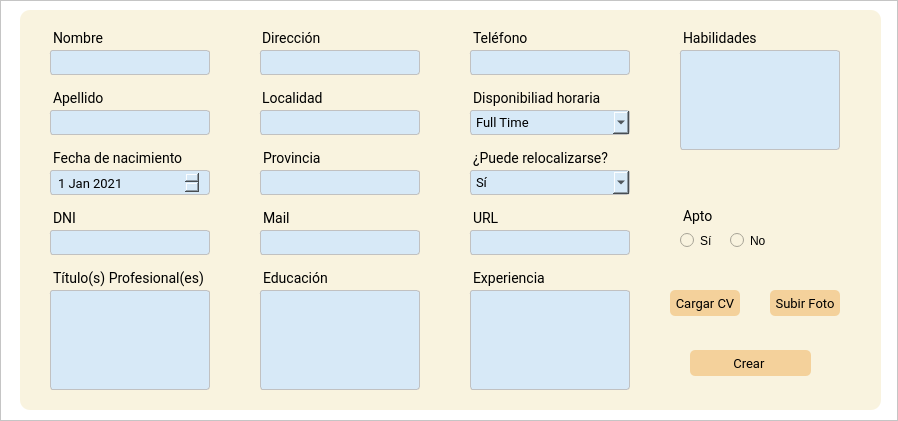
<?xml version="1.0" encoding="UTF-8"?>
<ui version="4.0">
 <class>MainWindow</class>
 <widget class="QMainWindow" name="MainWindow">
  <property name="geometry">
   <rect>
    <x>0</x>
    <y>0</y>
    <width>898</width>
    <height>421</height>
   </rect>
  </property>
  <property name="maximumSize">
   <size>
    <width>898</width>
    <height>421</height>
   </size>
  </property>
  <property name="windowTitle">
   <string>MainWindow</string>
  </property>
  <widget class="QWidget" name="centralwidget">
   <layout class="QVBoxLayout" name="verticalLayout">
    <property name="spacing">
     <number>0</number>
    </property>
    <property name="leftMargin">
     <number>0</number>
    </property>
    <property name="topMargin">
     <number>0</number>
    </property>
    <property name="rightMargin">
     <number>0</number>
    </property>
    <property name="bottomMargin">
     <number>0</number>
    </property>
    <item>
     <widget class="QFrame" name="frame_2">
      <property name="minimumSize">
       <size>
        <width>0</width>
        <height>300</height>
       </size>
      </property>
      <property name="maximumSize">
       <size>
        <width>16777215</width>
        <height>16777215</height>
       </size>
      </property>
      <property name="styleSheet">
       <string notr="true">background: #fff;
</string>
      </property>
      <property name="frameShape">
       <enum>QFrame::StyledPanel</enum>
      </property>
      <property name="frameShadow">
       <enum>QFrame::Raised</enum>
      </property>
      <widget class="QFrame" name="frame_3">
       <property name="geometry">
        <rect>
         <x>20</x>
         <y>10</y>
         <width>861</width>
         <height>400</height>
        </rect>
       </property>
       <property name="maximumSize">
        <size>
         <width>16777215</width>
         <height>400</height>
        </size>
       </property>
       <property name="styleSheet">
        <string notr="true">border-radius: 10px;
background-color: #F9F3DF;
</string>
       </property>
       <property name="frameShape">
        <enum>QFrame::StyledPanel</enum>
       </property>
       <property name="frameShadow">
        <enum>QFrame::Raised</enum>
       </property>
       <widget class="QLabel" name="label_mail">
        <property name="geometry">
         <rect>
          <x>230</x>
          <y>190</y>
          <width>158</width>
          <height>27</height>
         </rect>
        </property>
        <property name="maximumSize">
         <size>
          <width>500</width>
          <height>16777215</height>
         </size>
        </property>
        <property name="font">
         <font>
          <family>Roboto</family>
          <pointsize>-1</pointsize>
         </font>
        </property>
        <property name="styleSheet">
         <string notr="true">font-family: Roboto;
font-size: 14px;
margin-top:10px;
margin-left:10px

</string>
        </property>
        <property name="text">
         <string>Mail</string>
        </property>
       </widget>
       <widget class="QLabel" name="label_localidad">
        <property name="geometry">
         <rect>
          <x>229</x>
          <y>70</y>
          <width>90</width>
          <height>27</height>
         </rect>
        </property>
        <property name="maximumSize">
         <size>
          <width>90</width>
          <height>16777215</height>
         </size>
        </property>
        <property name="font">
         <font>
          <family>Roboto</family>
          <pointsize>-1</pointsize>
         </font>
        </property>
        <property name="styleSheet">
         <string notr="true">font-family: Roboto;
font-size: 14px;
color: #000;
margin-top:10px;
margin-left:10px

</string>
        </property>
        <property name="text">
         <string>Localidad</string>
        </property>
       </widget>
       <widget class="QLineEdit" name="apellido_input">
        <property name="geometry">
         <rect>
          <x>20</x>
          <y>100</y>
          <width>170</width>
          <height>25</height>
         </rect>
        </property>
        <property name="minimumSize">
         <size>
          <width>0</width>
          <height>0</height>
         </size>
        </property>
        <property name="maximumSize">
         <size>
          <width>16777215</width>
          <height>25</height>
         </size>
        </property>
        <property name="styleSheet">
         <string notr="true">QLineEdit{
background-color: #D7E9F7;
border: 0.5px solid #c1c1c1;
border-radius: 3px;
padding: 4 5px;
color: #e9e9;
font-family:Roboto;
font-size:13px;
font-weight: 400;
margin-left: 10px;

}
</string>
        </property>
        <property name="placeholderText">
         <string/>
        </property>
       </widget>
       <widget class="QLabel" name="label_apellido">
        <property name="geometry">
         <rect>
          <x>20</x>
          <y>70</y>
          <width>67</width>
          <height>27</height>
         </rect>
        </property>
        <property name="font">
         <font>
          <family>Roboto</family>
          <pointsize>-1</pointsize>
         </font>
        </property>
        <property name="styleSheet">
         <string notr="true">font-family: Roboto;
font-size: 14px;
margin-top:10px;
margin-left:10px

</string>
        </property>
        <property name="text">
         <string>Apellido</string>
        </property>
       </widget>
       <widget class="QLabel" name="label_direccion">
        <property name="geometry">
         <rect>
          <x>229</x>
          <y>10</y>
          <width>90</width>
          <height>27</height>
         </rect>
        </property>
        <property name="maximumSize">
         <size>
          <width>90</width>
          <height>16777215</height>
         </size>
        </property>
        <property name="font">
         <font>
          <family>Roboto</family>
          <pointsize>-1</pointsize>
         </font>
        </property>
        <property name="styleSheet">
         <string notr="true">font-family: Roboto;
font-size: 14px;
margin-top:10px;
margin-left:10px

</string>
        </property>
        <property name="text">
         <string>Dirección</string>
        </property>
       </widget>
       <widget class="QLabel" name="label_nombre">
        <property name="geometry">
         <rect>
          <x>20</x>
          <y>10</y>
          <width>71</width>
          <height>27</height>
         </rect>
        </property>
        <property name="font">
         <font>
          <family>Roboto</family>
          <pointsize>-1</pointsize>
         </font>
        </property>
        <property name="styleSheet">
         <string notr="true">font-family: Roboto;
font-size: 14px;
margin-top:10px;
margin-left:10px

</string>
        </property>
        <property name="text">
         <string>Nombre</string>
        </property>
       </widget>
       <widget class="QLineEdit" name="nombre_input">
        <property name="geometry">
         <rect>
          <x>20</x>
          <y>40</y>
          <width>170</width>
          <height>25</height>
         </rect>
        </property>
        <property name="minimumSize">
         <size>
          <width>0</width>
          <height>0</height>
         </size>
        </property>
        <property name="maximumSize">
         <size>
          <width>16777215</width>
          <height>25</height>
         </size>
        </property>
        <property name="styleSheet">
         <string notr="true">QLineEdit{
background-color: #D7E9F7;
border: 0.5px solid #c1c1c1;
border-radius: 3px;
padding: 4 5px;
color: #e9e9;
font-family:Roboto;
font-size:13px;
font-weight: 400;
margin-left: 10px;

}
</string>
        </property>
        <property name="text">
         <string/>
        </property>
        <property name="placeholderText">
         <string/>
        </property>
       </widget>
       <widget class="QLabel" name="label_dni">
        <property name="geometry">
         <rect>
          <x>20</x>
          <y>190</y>
          <width>71</width>
          <height>27</height>
         </rect>
        </property>
        <property name="font">
         <font>
          <family>Roboto</family>
          <pointsize>-1</pointsize>
         </font>
        </property>
        <property name="styleSheet">
         <string notr="true">font-family: Roboto;
font-size: 14px;
margin-top:10px;
margin-left:10px

</string>
        </property>
        <property name="text">
         <string>DNI</string>
        </property>
       </widget>
       <widget class="QLabel" name="label_nacimiento">
        <property name="geometry">
         <rect>
          <x>20</x>
          <y>130</y>
          <width>151</width>
          <height>27</height>
         </rect>
        </property>
        <property name="font">
         <font>
          <family>Roboto</family>
          <pointsize>-1</pointsize>
         </font>
        </property>
        <property name="styleSheet">
         <string notr="true">font-family: Roboto;
font-size: 14px;
margin-top:10px;
margin-left:10px

</string>
        </property>
        <property name="text">
         <string>Fecha de nacimiento</string>
        </property>
       </widget>
       <widget class="QLineEdit" name="provincia_input">
        <property name="geometry">
         <rect>
          <x>230</x>
          <y>160</y>
          <width>170</width>
          <height>25</height>
         </rect>
        </property>
        <property name="minimumSize">
         <size>
          <width>0</width>
          <height>0</height>
         </size>
        </property>
        <property name="maximumSize">
         <size>
          <width>16777215</width>
          <height>25</height>
         </size>
        </property>
        <property name="styleSheet">
         <string notr="true">
background-color: #D7E9F7;
border: 0.5px solid #c1c1c1;
border-radius: 3px;
padding: 4 5px;
color: #000;
font-family:Roboto;
font-size:13px;
font-weight: 400;
margin-left: 10px;

</string>
        </property>
        <property name="placeholderText">
         <string/>
        </property>
       </widget>
       <widget class="QLabel" name="label_provincia">
        <property name="geometry">
         <rect>
          <x>230</x>
          <y>130</y>
          <width>84</width>
          <height>27</height>
         </rect>
        </property>
        <property name="font">
         <font>
          <family>Roboto</family>
          <pointsize>-1</pointsize>
         </font>
        </property>
        <property name="styleSheet">
         <string notr="true">font-family: Roboto;
font-size: 14px;
margin-top:10px;
margin-left:10px

</string>
        </property>
        <property name="text">
         <string>Provincia</string>
        </property>
       </widget>
       <widget class="QDateEdit" name="nacimiento_date">
        <property name="geometry">
         <rect>
          <x>20</x>
          <y>160</y>
          <width>170</width>
          <height>25</height>
         </rect>
        </property>
        <property name="styleSheet">
         <string notr="true">
background-color: #D7E9F7;
border: 0.5px solid #c1c1c1;
border-radius: 3px;
padding: 4 5px;
color: #000;
font-family:Roboto;
font-size:13px;
font-weight: 400;
margin-left: 10px;

</string>
        </property>
        <property name="dateTime">
         <datetime>
          <hour>0</hour>
          <minute>0</minute>
          <second>0</second>
          <year>2021</year>
          <month>1</month>
          <day>1</day>
         </datetime>
        </property>
       </widget>
       <widget class="QLineEdit" name="localidad_input">
        <property name="geometry">
         <rect>
          <x>230</x>
          <y>100</y>
          <width>170</width>
          <height>25</height>
         </rect>
        </property>
        <property name="minimumSize">
         <size>
          <width>0</width>
          <height>0</height>
         </size>
        </property>
        <property name="maximumSize">
         <size>
          <width>16777215</width>
          <height>25</height>
         </size>
        </property>
        <property name="styleSheet">
         <string notr="true">
background-color: #D7E9F7;
border: 0.5px solid #c1c1c1;
border-radius: 3px;
padding: 4 5px;
color: #000;
font-family:Roboto;
font-size:13px;
font-weight: 400;
margin-left: 10px;

</string>
        </property>
        <property name="placeholderText">
         <string/>
        </property>
       </widget>
       <widget class="QLineEdit" name="mail_input">
        <property name="geometry">
         <rect>
          <x>230</x>
          <y>220</y>
          <width>170</width>
          <height>25</height>
         </rect>
        </property>
        <property name="minimumSize">
         <size>
          <width>0</width>
          <height>0</height>
         </size>
        </property>
        <property name="maximumSize">
         <size>
          <width>16777215</width>
          <height>25</height>
         </size>
        </property>
        <property name="styleSheet">
         <string notr="true">
background-color: #D7E9F7;
border: 0.5px solid #c1c1c1;
border-radius: 3px;
padding: 4 5px;
color: #000;
font-family:Roboto;
font-size:13px;
font-weight: 400;
margin-left: 10px;

</string>
        </property>
        <property name="text">
         <string/>
        </property>
        <property name="echoMode">
         <enum>QLineEdit::Normal</enum>
        </property>
        <property name="placeholderText">
         <string/>
        </property>
       </widget>
       <widget class="QLineEdit" name="dni_input">
        <property name="geometry">
         <rect>
          <x>20</x>
          <y>220</y>
          <width>170</width>
          <height>25</height>
         </rect>
        </property>
        <property name="minimumSize">
         <size>
          <width>0</width>
          <height>0</height>
         </size>
        </property>
        <property name="maximumSize">
         <size>
          <width>16777215</width>
          <height>25</height>
         </size>
        </property>
        <property name="styleSheet">
         <string notr="true">QLineEdit{
background-color: #D7E9F7;
border: 0.5px solid #c1c1c1;
border-radius: 3px;
padding: 4 5px;
color: #e9e9;
font-family:Roboto;
font-size:13px;
font-weight: 400;
margin-left: 10px;

}
</string>
        </property>
        <property name="placeholderText">
         <string/>
        </property>
       </widget>
       <widget class="QPushButton" name="crear_btn">
        <property name="geometry">
         <rect>
          <x>670</x>
          <y>340</y>
          <width>121</width>
          <height>26</height>
         </rect>
        </property>
        <property name="font">
         <font>
          <family>Roboto</family>
          <pointsize>-1</pointsize>
         </font>
        </property>
        <property name="cursor">
         <cursorShape>PointingHandCursor</cursorShape>
        </property>
        <property name="styleSheet">
         <string notr="true">QPushButton{
background-color: #F4D19B;
border-radius:5px;
font-family:Roboto;
font-size: 13px

}
QPushButton:hover{
background-color: rgba(71, 71, 103,180);
}</string>
        </property>
        <property name="text">
         <string>Crear </string>
        </property>
       </widget>
       <widget class="QLineEdit" name="direccion_input">
        <property name="geometry">
         <rect>
          <x>230</x>
          <y>40</y>
          <width>170</width>
          <height>25</height>
         </rect>
        </property>
        <property name="minimumSize">
         <size>
          <width>0</width>
          <height>0</height>
         </size>
        </property>
        <property name="maximumSize">
         <size>
          <width>16777215</width>
          <height>25</height>
         </size>
        </property>
        <property name="styleSheet">
         <string notr="true">
background-color: #D7E9F7;
border: 0.5px solid #c1c1c1;
border-radius: 3px;
padding: 4 5px;
color: #000;
font-family:Roboto;
font-size:13px;
font-weight: 400;
margin-left: 10px;

</string>
        </property>
        <property name="text">
         <string/>
        </property>
        <property name="placeholderText">
         <string/>
        </property>
       </widget>
       <widget class="QLabel" name="label_telefono">
        <property name="geometry">
         <rect>
          <x>440</x>
          <y>10</y>
          <width>90</width>
          <height>27</height>
         </rect>
        </property>
        <property name="maximumSize">
         <size>
          <width>90</width>
          <height>16777215</height>
         </size>
        </property>
        <property name="font">
         <font>
          <family>Roboto</family>
          <pointsize>-1</pointsize>
         </font>
        </property>
        <property name="styleSheet">
         <string notr="true">font-family: Roboto;
font-size: 14px;
margin-top:10px;
margin-left:10px

</string>
        </property>
        <property name="text">
         <string>Teléfono</string>
        </property>
       </widget>
       <widget class="QLineEdit" name="telefono_input">
        <property name="geometry">
         <rect>
          <x>440</x>
          <y>40</y>
          <width>170</width>
          <height>25</height>
         </rect>
        </property>
        <property name="minimumSize">
         <size>
          <width>0</width>
          <height>0</height>
         </size>
        </property>
        <property name="maximumSize">
         <size>
          <width>16777215</width>
          <height>25</height>
         </size>
        </property>
        <property name="styleSheet">
         <string notr="true">
background-color: #D7E9F7;
border: 0.5px solid #c1c1c1;
border-radius: 3px;
padding: 4 5px;
color: #000;
font-family:Roboto;
font-size:13px;
font-weight: 400;
margin-left: 10px;

</string>
        </property>
        <property name="text">
         <string/>
        </property>
        <property name="placeholderText">
         <string/>
        </property>
       </widget>
       <widget class="QLabel" name="label_educacion">
        <property name="geometry">
         <rect>
          <x>230</x>
          <y>250</y>
          <width>90</width>
          <height>27</height>
         </rect>
        </property>
        <property name="maximumSize">
         <size>
          <width>90</width>
          <height>16777215</height>
         </size>
        </property>
        <property name="font">
         <font>
          <family>Roboto</family>
          <pointsize>-1</pointsize>
         </font>
        </property>
        <property name="styleSheet">
         <string notr="true">font-family: Roboto;
font-size: 14px;
margin-top:10px;
margin-left:10px

</string>
        </property>
        <property name="text">
         <string>Educación </string>
        </property>
       </widget>
       <widget class="QLabel" name="label_disponibilidadHoraria">
        <property name="geometry">
         <rect>
          <x>440</x>
          <y>70</y>
          <width>151</width>
          <height>27</height>
         </rect>
        </property>
        <property name="font">
         <font>
          <family>Roboto</family>
          <pointsize>-1</pointsize>
         </font>
        </property>
        <property name="styleSheet">
         <string notr="true">font-family: Roboto;
font-size: 14px;
margin-top:10px;
margin-left:10px

</string>
        </property>
        <property name="text">
         <string>Disponibiliad horaria</string>
        </property>
       </widget>
       <widget class="QComboBox" name="comboBox">
        <property name="geometry">
         <rect>
          <x>440</x>
          <y>100</y>
          <width>170</width>
          <height>25</height>
         </rect>
        </property>
        <property name="styleSheet">
         <string notr="true">
background-color: #D7E9F7;
border: 0.5px solid #c1c1c1;
border-radius: 3px;
padding: 4 5px;
color: #000;
font-family:Roboto;
font-size:13px;
font-weight: 400;
margin-left: 10px;

</string>
        </property>
        <item>
         <property name="text">
          <string>Full Time</string>
         </property>
        </item>
        <item>
         <property name="text">
          <string>Part Time</string>
         </property>
        </item>
       </widget>
       <widget class="QComboBox" name="comboBox_relocalizarse">
        <property name="geometry">
         <rect>
          <x>440</x>
          <y>160</y>
          <width>170</width>
          <height>25</height>
         </rect>
        </property>
        <property name="styleSheet">
         <string notr="true">
background-color: #D7E9F7;
border: 0.5px solid #c1c1c1;
border-radius: 3px;
padding: 4 5px;
color: #000;
font-family:Roboto;
font-size:13px;
font-weight: 400;
margin-left: 10px;


</string>
        </property>
        <item>
         <property name="text">
          <string>Sí</string>
         </property>
        </item>
        <item>
         <property name="text">
          <string>No</string>
         </property>
        </item>
       </widget>
       <widget class="QLabel" name="label_relocalizarse">
        <property name="geometry">
         <rect>
          <x>440</x>
          <y>130</y>
          <width>171</width>
          <height>27</height>
         </rect>
        </property>
        <property name="font">
         <font>
          <family>Roboto</family>
          <pointsize>-1</pointsize>
         </font>
        </property>
        <property name="styleSheet">
         <string notr="true">font-family: Roboto;
font-size: 14px;
margin-top:10px;
margin-left:10px

</string>
        </property>
        <property name="text">
         <string>¿Puede relocalizarse?</string>
        </property>
       </widget>
       <widget class="QLabel" name="label_url">
        <property name="geometry">
         <rect>
          <x>440</x>
          <y>190</y>
          <width>158</width>
          <height>27</height>
         </rect>
        </property>
        <property name="maximumSize">
         <size>
          <width>500</width>
          <height>16777215</height>
         </size>
        </property>
        <property name="font">
         <font>
          <family>Roboto</family>
          <pointsize>-1</pointsize>
         </font>
        </property>
        <property name="styleSheet">
         <string notr="true">font-family: Roboto;
font-size: 14px;
margin-top:10px;
margin-left:10px

</string>
        </property>
        <property name="text">
         <string>URL</string>
        </property>
       </widget>
       <widget class="QLineEdit" name="url_input">
        <property name="geometry">
         <rect>
          <x>440</x>
          <y>220</y>
          <width>170</width>
          <height>25</height>
         </rect>
        </property>
        <property name="minimumSize">
         <size>
          <width>0</width>
          <height>0</height>
         </size>
        </property>
        <property name="maximumSize">
         <size>
          <width>16777215</width>
          <height>25</height>
         </size>
        </property>
        <property name="styleSheet">
         <string notr="true">
background-color: #D7E9F7;
border: 0.5px solid #c1c1c1;
border-radius: 3px;
padding: 4 5px;
color: #000;
font-family:Roboto;
font-size:13px;
font-weight: 400;
margin-left: 10px;

</string>
        </property>
        <property name="text">
         <string/>
        </property>
        <property name="echoMode">
         <enum>QLineEdit::Normal</enum>
        </property>
        <property name="placeholderText">
         <string/>
        </property>
       </widget>
       <widget class="QLabel" name="labe_titulo">
        <property name="geometry">
         <rect>
          <x>20</x>
          <y>250</y>
          <width>171</width>
          <height>27</height>
         </rect>
        </property>
        <property name="font">
         <font>
          <family>Roboto</family>
          <pointsize>-1</pointsize>
         </font>
        </property>
        <property name="styleSheet">
         <string notr="true">font-family: Roboto;
font-size: 14px;
margin-top:10px;
margin-left:10px

</string>
        </property>
        <property name="text">
         <string>Título(s) Profesional(es)</string>
        </property>
       </widget>
       <widget class="QLabel" name="label_experiencia">
        <property name="geometry">
         <rect>
          <x>440</x>
          <y>250</y>
          <width>158</width>
          <height>27</height>
         </rect>
        </property>
        <property name="maximumSize">
         <size>
          <width>500</width>
          <height>16777215</height>
         </size>
        </property>
        <property name="font">
         <font>
          <family>Roboto</family>
          <pointsize>-1</pointsize>
         </font>
        </property>
        <property name="styleSheet">
         <string notr="true">font-family: Roboto;
font-size: 14px;
margin-top:10px;
margin-left:10px

</string>
        </property>
        <property name="text">
         <string>Experiencia</string>
        </property>
       </widget>
       <widget class="QPushButton" name="cargarCV_btn">
        <property name="geometry">
         <rect>
          <x>650</x>
          <y>280</y>
          <width>70</width>
          <height>26</height>
         </rect>
        </property>
        <property name="font">
         <font>
          <family>Roboto</family>
          <pointsize>-1</pointsize>
         </font>
        </property>
        <property name="cursor">
         <cursorShape>PointingHandCursor</cursorShape>
        </property>
        <property name="styleSheet">
         <string notr="true">QPushButton{
background-color: #F4D19B;
border-radius:5px;
font-family:Roboto;
font-size: 13px

}
QPushButton:hover{
background-color: rgba(71, 71, 103,180);
}</string>
        </property>
        <property name="text">
         <string>Cargar CV</string>
        </property>
       </widget>
       <widget class="QPushButton" name="subirFoto_btn">
        <property name="geometry">
         <rect>
          <x>750</x>
          <y>280</y>
          <width>70</width>
          <height>26</height>
         </rect>
        </property>
        <property name="font">
         <font>
          <family>Roboto</family>
          <pointsize>-1</pointsize>
         </font>
        </property>
        <property name="cursor">
         <cursorShape>PointingHandCursor</cursorShape>
        </property>
        <property name="styleSheet">
         <string notr="true">QPushButton{
background-color: #F4D19B;
border-radius:5px;
font-family:Roboto;
font-size: 13px

}
QPushButton:hover{
background-color: rgba(71, 71, 103,180);
}</string>
        </property>
        <property name="text">
         <string>Subir Foto</string>
        </property>
       </widget>
       <widget class="QTextEdit" name="experiencia_input">
        <property name="geometry">
         <rect>
          <x>440</x>
          <y>280</y>
          <width>170</width>
          <height>100</height>
         </rect>
        </property>
        <property name="maximumSize">
         <size>
          <width>16777215</width>
          <height>100</height>
         </size>
        </property>
        <property name="styleSheet">
         <string notr="true">
background-color: #D7E9F7;
border: 0.5px solid #c1c1c1;
border-radius: 3px;
padding: 4 5px;
color: #000;
font-family:Roboto;
font-size:13px;
font-weight: 400;
margin-left: 10px;

</string>
        </property>
       </widget>
       <widget class="QLabel" name="label_habilidades">
        <property name="geometry">
         <rect>
          <x>650</x>
          <y>10</y>
          <width>90</width>
          <height>27</height>
         </rect>
        </property>
        <property name="maximumSize">
         <size>
          <width>90</width>
          <height>16777215</height>
         </size>
        </property>
        <property name="font">
         <font>
          <family>Roboto</family>
          <pointsize>-1</pointsize>
         </font>
        </property>
        <property name="styleSheet">
         <string notr="true">font-family: Roboto;
font-size: 14px;
margin-top:10px;
margin-left:10px

</string>
        </property>
        <property name="text">
         <string>Habilidades</string>
        </property>
       </widget>
       <widget class="QLabel" name="label_apto">
        <property name="geometry">
         <rect>
          <x>650</x>
          <y>186</y>
          <width>158</width>
          <height>31</height>
         </rect>
        </property>
        <property name="maximumSize">
         <size>
          <width>500</width>
          <height>16777215</height>
         </size>
        </property>
        <property name="font">
         <font>
          <family>Roboto</family>
          <pointsize>-1</pointsize>
         </font>
        </property>
        <property name="styleSheet">
         <string notr="true">font-family: Roboto;
font-size: 14px;
margin-top:10px;
margin-left:10px

</string>
        </property>
        <property name="text">
         <string>Apto</string>
        </property>
       </widget>
       <widget class="QRadioButton" name="radioButton_si">
        <property name="geometry">
         <rect>
          <x>660</x>
          <y>220</y>
          <width>41</width>
          <height>21</height>
         </rect>
        </property>
        <property name="text">
         <string>Sí</string>
        </property>
       </widget>
       <widget class="QRadioButton" name="radioButton_no">
        <property name="geometry">
         <rect>
          <x>710</x>
          <y>220</y>
          <width>51</width>
          <height>21</height>
         </rect>
        </property>
        <property name="text">
         <string>No</string>
        </property>
       </widget>
       <widget class="QTextEdit" name="habilidades_input">
        <property name="geometry">
         <rect>
          <x>650</x>
          <y>40</y>
          <width>170</width>
          <height>100</height>
         </rect>
        </property>
        <property name="maximumSize">
         <size>
          <width>16777215</width>
          <height>100</height>
         </size>
        </property>
        <property name="styleSheet">
         <string notr="true">
background-color: #D7E9F7;
border: 0.5px solid #c1c1c1;
border-radius: 3px;
padding: 4 5px;
color: #000;
font-family:Roboto;
font-size:13px;
font-weight: 400;
margin-left: 10px;

</string>
        </property>
       </widget>
       <widget class="QTextEdit" name="educacion_input">
        <property name="geometry">
         <rect>
          <x>230</x>
          <y>280</y>
          <width>170</width>
          <height>100</height>
         </rect>
        </property>
        <property name="maximumSize">
         <size>
          <width>16777215</width>
          <height>100</height>
         </size>
        </property>
        <property name="styleSheet">
         <string notr="true">
background-color: #D7E9F7;
border: 0.5px solid #c1c1c1;
border-radius: 3px;
padding: 4 5px;
color: #000;
font-family:Roboto;
font-size:13px;
font-weight: 400;
margin-left: 10px;

</string>
        </property>
       </widget>
       <widget class="QTextEdit" name="titulo_input">
        <property name="geometry">
         <rect>
          <x>20</x>
          <y>280</y>
          <width>170</width>
          <height>100</height>
         </rect>
        </property>
        <property name="maximumSize">
         <size>
          <width>16777215</width>
          <height>100</height>
         </size>
        </property>
        <property name="styleSheet">
         <string notr="true">
background-color: #D7E9F7;
border: 0.5px solid #c1c1c1;
border-radius: 3px;
padding: 4 5px;
color: #000;
font-family:Roboto;
font-size:13px;
font-weight: 400;
margin-left: 10px;

</string>
        </property>
       </widget>
      </widget>
     </widget>
    </item>
   </layout>
  </widget>
 </widget>
 <resources>
  <include location="../img/img_oficiales.qrc"/>
 </resources>
 <connections/>
</ui>
